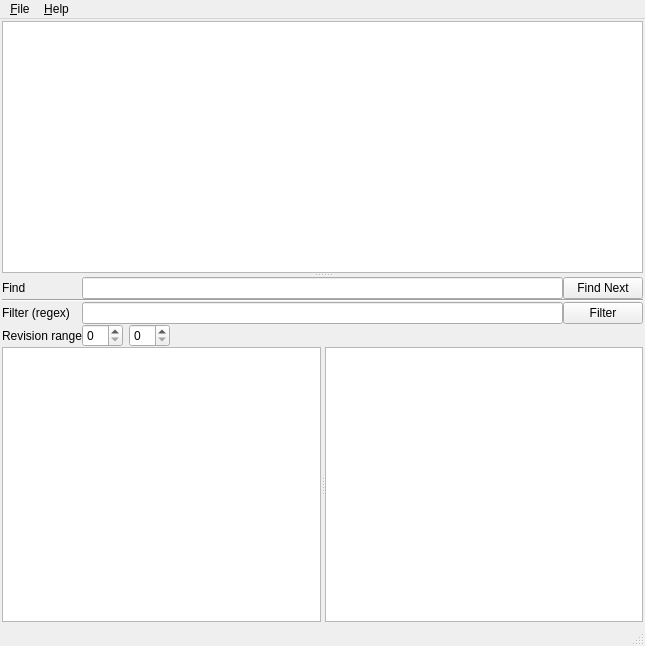
<ui version="4.0" >
 <class>MainWindow</class>
 <widget class="QMainWindow" name="MainWindow" >
  <property name="geometry" >
   <rect>
    <x>0</x>
    <y>0</y>
    <width>645</width>
    <height>646</height>
   </rect>
  </property>
  <property name="windowTitle" >
   <string>MainWindow</string>
  </property>
  <widget class="QWidget" name="centralwidget" >
   <layout class="QVBoxLayout" >
    <property name="margin" >
     <number>2</number>
    </property>
    <property name="spacing" >
     <number>2</number>
    </property>
    <item>
     <widget class="QSplitter" name="splitter" >
      <property name="orientation" >
       <enum>Qt::Vertical</enum>
      </property>
      <widget class="QTableView" name="tableView_revisions" >
       <property name="frameShape" >
        <enum>QFrame::StyledPanel</enum>
       </property>
      </widget>
      <widget class="QFrame" name="frame_2" >
       <property name="frameShape" >
        <enum>QFrame::NoFrame</enum>
       </property>
       <property name="frameShadow" >
        <enum>QFrame::Sunken</enum>
       </property>
       <property name="midLineWidth" >
        <number>0</number>
       </property>
       <layout class="QVBoxLayout" >
        <property name="margin" >
         <number>0</number>
        </property>
        <property name="spacing" >
         <number>0</number>
        </property>
        <item>
         <widget class="QFrame" name="frame" >
          <property name="sizePolicy" >
           <sizepolicy>
            <hsizetype>5</hsizetype>
            <vsizetype>1</vsizetype>
            <horstretch>0</horstretch>
            <verstretch>0</verstretch>
           </sizepolicy>
          </property>
          <property name="frameShape" >
           <enum>QFrame::NoFrame</enum>
          </property>
          <property name="frameShadow" >
           <enum>QFrame::Plain</enum>
          </property>
          <property name="lineWidth" >
           <number>0</number>
          </property>
          <layout class="QGridLayout" >
           <property name="margin" >
            <number>0</number>
           </property>
           <property name="spacing" >
            <number>0</number>
           </property>
           <item row="3" column="1" >
            <layout class="QHBoxLayout" >
             <property name="margin" >
              <number>0</number>
             </property>
             <property name="spacing" >
              <number>6</number>
             </property>
             <item>
              <widget class="QSpinBox" name="spinbutton_rev_low" />
             </item>
             <item>
              <widget class="QSpinBox" name="spinbutton_rev_high" />
             </item>
             <item>
              <spacer>
               <property name="orientation" >
                <enum>Qt::Horizontal</enum>
               </property>
               <property name="sizeHint" >
                <size>
                 <width>40</width>
                 <height>20</height>
                </size>
               </property>
              </spacer>
             </item>
            </layout>
           </item>
           <item row="3" column="0" >
            <widget class="QLabel" name="label_3" >
             <property name="text" >
              <string>Revision range</string>
             </property>
            </widget>
           </item>
           <item row="0" column="0" >
            <widget class="QLabel" name="label" >
             <property name="text" >
              <string>Find</string>
             </property>
            </widget>
           </item>
           <item row="2" column="0" >
            <widget class="QLabel" name="label_2" >
             <property name="text" >
              <string>Filter (regex)</string>
             </property>
            </widget>
           </item>
           <item row="2" column="2" >
            <widget class="QPushButton" name="button_filter" >
             <property name="text" >
              <string>Filter</string>
             </property>
            </widget>
           </item>
           <item row="2" column="1" >
            <widget class="QLineEdit" name="entry_file_filter" />
           </item>
           <item row="0" column="2" >
            <widget class="QPushButton" name="button_find" >
             <property name="text" >
              <string>Find Next</string>
             </property>
            </widget>
           </item>
           <item row="1" column="0" colspan="3" >
            <widget class="Line" name="line" >
             <property name="orientation" >
              <enum>Qt::Horizontal</enum>
             </property>
            </widget>
           </item>
           <item row="0" column="1" >
            <widget class="QLineEdit" name="entry_find" />
           </item>
          </layout>
         </widget>
        </item>
        <item>
         <widget class="QFrame" name="frame_3" >
          <property name="sizePolicy" >
           <sizepolicy>
            <hsizetype>5</hsizetype>
            <vsizetype>7</vsizetype>
            <horstretch>0</horstretch>
            <verstretch>0</verstretch>
           </sizepolicy>
          </property>
          <property name="frameShape" >
           <enum>QFrame::NoFrame</enum>
          </property>
          <property name="frameShadow" >
           <enum>QFrame::Plain</enum>
          </property>
          <layout class="QVBoxLayout" >
           <property name="margin" >
            <number>0</number>
           </property>
           <property name="spacing" >
            <number>0</number>
           </property>
           <item>
            <widget class="QSplitter" name="splitter_2" >
             <property name="orientation" >
              <enum>Qt::Horizontal</enum>
             </property>
             <widget class="QTextBrowser" name="textview_status" />
             <widget class="QTableView" name="tableView_filelist" />
            </widget>
           </item>
          </layout>
         </widget>
        </item>
       </layout>
      </widget>
     </widget>
    </item>
   </layout>
  </widget>
  <widget class="QMenuBar" name="menubar" >
   <property name="geometry" >
    <rect>
     <x>0</x>
     <y>0</y>
     <width>645</width>
     <height>27</height>
    </rect>
   </property>
   <widget class="QMenu" name="menuFile" >
    <property name="title" >
     <string>&amp;File</string>
    </property>
    <addaction name="actionOpen_repository" />
    <addaction name="actionRefresh" />
    <addaction name="separator" />
    <addaction name="actionQuit" />
   </widget>
   <widget class="QMenu" name="menuHelp" >
    <property name="title" >
     <string>&amp;Help</string>
    </property>
    <addaction name="actionAbout" />
   </widget>
   <addaction name="menuFile" />
   <addaction name="menuHelp" />
  </widget>
  <widget class="QStatusBar" name="statusbar" />
  <action name="action" >
   <property name="text" >
    <string>'</string>
   </property>
  </action>
  <action name="actionOpen_repository" >
   <property name="text" >
    <string>&amp;Open repository</string>
   </property>
   <property name="shortcut" >
    <string>Ctrl+O</string>
   </property>
  </action>
  <action name="actionRefresh" >
   <property name="text" >
    <string>&amp;Refresh</string>
   </property>
   <property name="shortcut" >
    <string>Ctrl+R</string>
   </property>
  </action>
  <action name="actionQuit" >
   <property name="text" >
    <string>&amp;Quit</string>
   </property>
   <property name="toolTip" >
    <string>Quit</string>
   </property>
   <property name="shortcut" >
    <string>Ctrl+Q</string>
   </property>
  </action>
  <action name="actionAbout" >
   <property name="text" >
    <string>About</string>
   </property>
  </action>
 </widget>
 <resources/>
 <connections/>
</ui>
